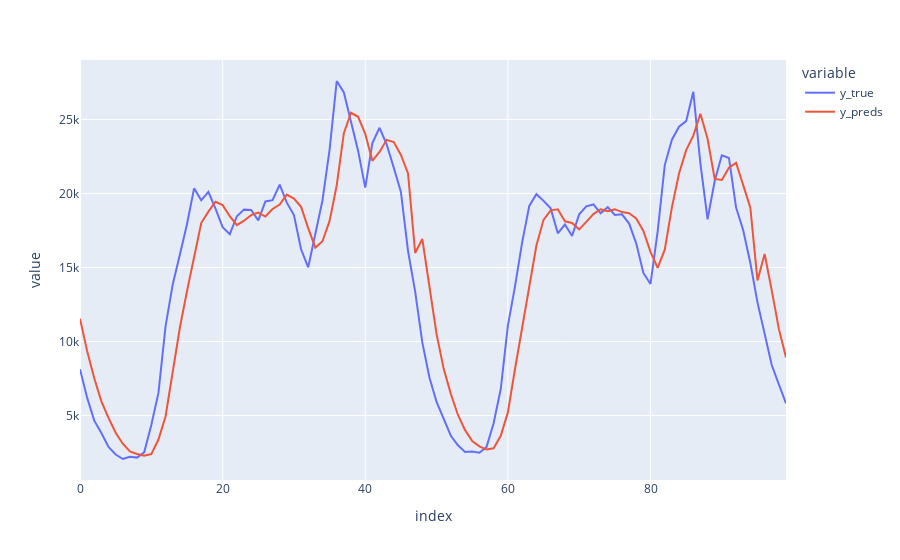

Source (notebook cell):
### Code cell
import plotly.express as px

df = pd.DataFrame({"y_true": y_true, "y_preds": y_preds}).head(100)
fig = px.line(df, y=["y_true", "y_preds"], title="")
fig.show()
